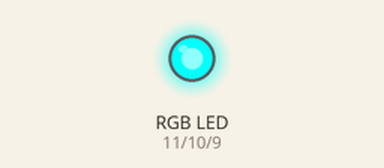
Recording of a sketch running on a simulated Arduino Uno, built with avr-gcc and run on an emulated ATmega328P. On the bench: an RGB LED mixed from three pins (HIGH = lit).

Above: at 0.05 s.
At 0.9 s:
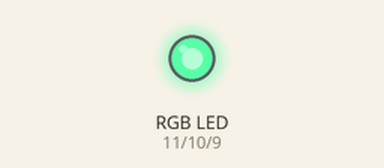
At 1.8 s:
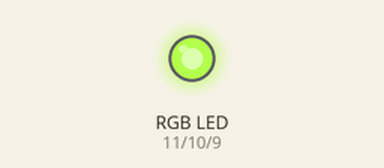
At 3.6 s:
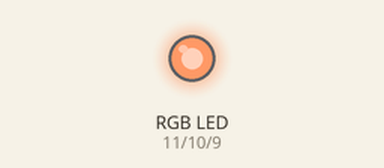
At 5.4 s:
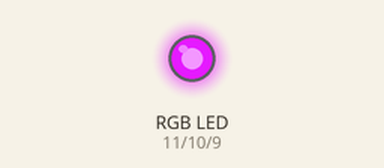
At 7.2 s:
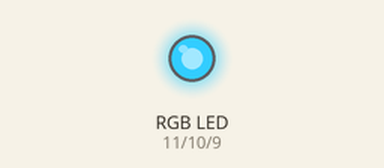
Timing chart, 0 to 10.0 s (numbered marks = the images above):
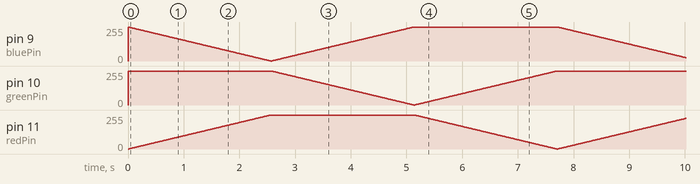

The sketch:

_03_rgb-spectrum.ino
```cpp
const int redPin = 11;
const int greenPin = 10;
const int bluePin = 9;

int redIntens;
int greenIntens;
int blueIntens;

int x;

int display_time = 10;  // v milisekundách
int common_anode=1;

void setup(){
  pinMode(redPin, OUTPUT);
  pinMode(greenPin, OUTPUT);
  pinMode(bluePin, OUTPUT);
}

void loop(){
  for (x = 0; x < 768; x++){
    if(x <= 255){                          // zona 1
      redIntens = 255 - x;              // cervena z 255 do 0
      greenIntens = x;                  // zelena z 0 do 255
      blueIntens = 0;                   // modra je vypla tj. 0
    }else if (x <= 511){                   // zona 2
      redIntens = 0;                    // cervena je vypla tj. 0
      greenIntens = 255 - (x - 256);    // zelena z 255 do 0
      blueIntens = (x - 256);           // modra z 0 do 255
    }else{                                 // zona 3
      redIntens = (x - 512);            // cervena z 0 do 255
      greenIntens = 0;                  // zelena je vypla tj. é
      blueIntens = 255 - (x - 512);     // modra z 255 do 0
    }

    setColor(redIntens, blueIntens, greenIntens);
    delay(display_time);
  }
}

void setColor(int redC, int greenC, int blueC){
  if(common_anode==1){
    redC=255-redC;
    greenC=255-greenC;
    blueC=255-blueC;
  }
  analogWrite(redPin, redC);
  analogWrite(greenPin, greenC);
  analogWrite(bluePin, blueC);
}
```
